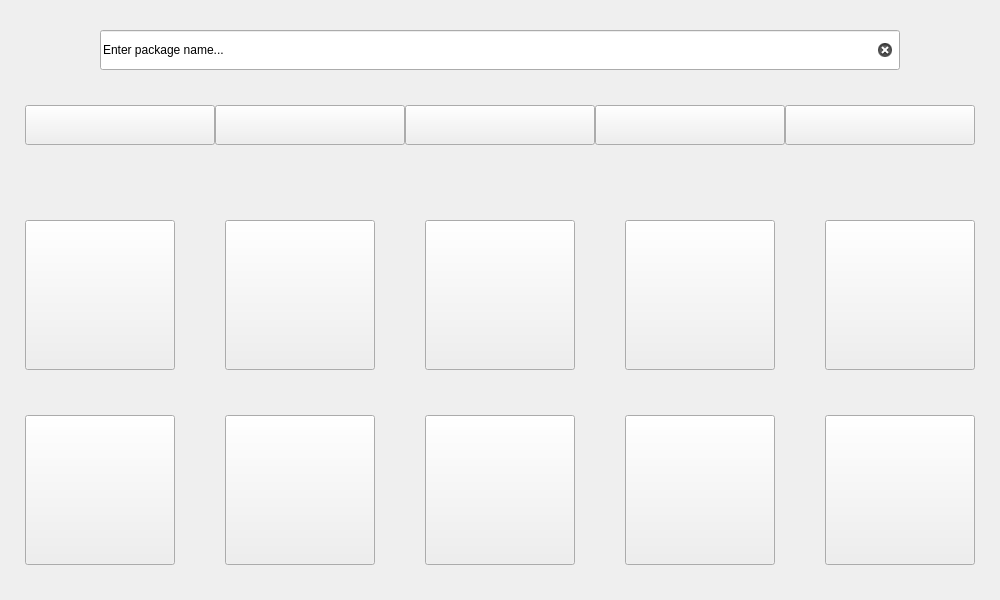
<?xml version="1.0" encoding="UTF-8"?>
<ui version="4.0">
 <class>MainWindow</class>
 <widget class="QMainWindow" name="MainWindow">
  <property name="geometry">
   <rect>
    <x>0</x>
    <y>0</y>
    <width>1000</width>
    <height>600</height>
   </rect>
  </property>
  <property name="sizePolicy">
   <sizepolicy hsizetype="Fixed" vsizetype="Fixed">
    <horstretch>0</horstretch>
    <verstretch>0</verstretch>
   </sizepolicy>
  </property>
  <property name="maximumSize">
   <size>
    <width>1000</width>
    <height>600</height>
   </size>
  </property>
  <property name="windowTitle">
   <string>Sisyphus : Epkg Graphical User Interface</string>
  </property>
  <property name="windowIcon">
   <iconset>
    <normaloff>../icon/window_icon.png</normaloff>../icon/window_icon.png</iconset>
  </property>
  <property name="layoutDirection">
   <enum>Qt::LeftToRight</enum>
  </property>
  <property name="autoFillBackground">
   <bool>true</bool>
  </property>
  <widget class="QWidget" name="sisyphus">
   <property name="sizePolicy">
    <sizepolicy hsizetype="Fixed" vsizetype="Fixed">
     <horstretch>0</horstretch>
     <verstretch>0</verstretch>
    </sizepolicy>
   </property>
   <widget class="QFrame" name="manage">
    <property name="geometry">
     <rect>
      <x>0</x>
      <y>0</y>
      <width>1000</width>
      <height>200</height>
     </rect>
    </property>
    <property name="sizePolicy">
     <sizepolicy hsizetype="Fixed" vsizetype="Fixed">
      <horstretch>0</horstretch>
      <verstretch>0</verstretch>
     </sizepolicy>
    </property>
    <property name="layoutDirection">
     <enum>Qt::LeftToRight</enum>
    </property>
    <property name="autoFillBackground">
     <bool>true</bool>
    </property>
    <property name="frameShape">
     <enum>QFrame::NoFrame</enum>
    </property>
    <property name="frameShadow">
     <enum>QFrame::Plain</enum>
    </property>
    <widget class="QLineEdit" name="input">
     <property name="geometry">
      <rect>
       <x>100</x>
       <y>30</y>
       <width>800</width>
       <height>40</height>
      </rect>
     </property>
     <property name="sizePolicy">
      <sizepolicy hsizetype="Fixed" vsizetype="Fixed">
       <horstretch>0</horstretch>
       <verstretch>0</verstretch>
      </sizepolicy>
     </property>
     <property name="toolTip">
      <string>&lt;html&gt;&lt;head/&gt;&lt;body&gt;&lt;p align=&quot;center&quot;&gt;Enter package name you want to Search/Install/Uninstall&lt;/p&gt;&lt;/body&gt;&lt;/html&gt;</string>
     </property>
     <property name="text">
      <string>Enter package name...</string>
     </property>
     <property name="frame">
      <bool>true</bool>
     </property>
     <property name="alignment">
      <set>Qt::AlignJustify|Qt::AlignVCenter</set>
     </property>
     <property name="clearButtonEnabled">
      <bool>true</bool>
     </property>
    </widget>
    <widget class="QPushButton" name="package_install">
     <property name="geometry">
      <rect>
       <x>215</x>
       <y>105</y>
       <width>190</width>
       <height>40</height>
      </rect>
     </property>
     <property name="sizePolicy">
      <sizepolicy hsizetype="Fixed" vsizetype="Fixed">
       <horstretch>0</horstretch>
       <verstretch>0</verstretch>
      </sizepolicy>
     </property>
     <property name="toolTip">
      <string>&lt;html&gt;&lt;head/&gt;&lt;body&gt;&lt;p align=&quot;center&quot;&gt;Install package(s)&lt;/p&gt;&lt;/body&gt;&lt;/html&gt;</string>
     </property>
     <property name="icon">
      <iconset>
       <normaloff>../icon/package_install.png</normaloff>../icon/package_install.png</iconset>
     </property>
     <property name="iconSize">
      <size>
       <width>32</width>
       <height>32</height>
      </size>
     </property>
    </widget>
    <widget class="QPushButton" name="package_search">
     <property name="geometry">
      <rect>
       <x>25</x>
       <y>105</y>
       <width>190</width>
       <height>40</height>
      </rect>
     </property>
     <property name="sizePolicy">
      <sizepolicy hsizetype="Fixed" vsizetype="Fixed">
       <horstretch>0</horstretch>
       <verstretch>0</verstretch>
      </sizepolicy>
     </property>
     <property name="toolTip">
      <string>&lt;html&gt;&lt;head/&gt;&lt;body&gt;&lt;p align=&quot;center&quot;&gt;Search package(s)&lt;/p&gt;&lt;/body&gt;&lt;/html&gt;</string>
     </property>
     <property name="icon">
      <iconset>
       <normaloff>../icon/package_search.png</normaloff>../icon/package_search.png</iconset>
     </property>
     <property name="iconSize">
      <size>
       <width>32</width>
       <height>32</height>
      </size>
     </property>
    </widget>
    <widget class="QPushButton" name="package_uninstall">
     <property name="geometry">
      <rect>
       <x>405</x>
       <y>105</y>
       <width>190</width>
       <height>40</height>
      </rect>
     </property>
     <property name="sizePolicy">
      <sizepolicy hsizetype="Fixed" vsizetype="Fixed">
       <horstretch>0</horstretch>
       <verstretch>0</verstretch>
      </sizepolicy>
     </property>
     <property name="toolTip">
      <string>&lt;html&gt;&lt;head/&gt;&lt;body&gt;&lt;p align=&quot;center&quot;&gt;Uninstall package(s)&lt;/p&gt;&lt;/body&gt;&lt;/html&gt;</string>
     </property>
     <property name="icon">
      <iconset>
       <normaloff>../icon/package_uninstall.png</normaloff>../icon/package_uninstall.png</iconset>
     </property>
     <property name="iconSize">
      <size>
       <width>32</width>
       <height>32</height>
      </size>
     </property>
    </widget>
    <widget class="QPushButton" name="system_upgrade">
     <property name="geometry">
      <rect>
       <x>595</x>
       <y>105</y>
       <width>190</width>
       <height>40</height>
      </rect>
     </property>
     <property name="sizePolicy">
      <sizepolicy hsizetype="Fixed" vsizetype="Fixed">
       <horstretch>0</horstretch>
       <verstretch>0</verstretch>
      </sizepolicy>
     </property>
     <property name="toolTip">
      <string>&lt;html&gt;&lt;head/&gt;&lt;body&gt;&lt;p align=&quot;center&quot;&gt;Upgrade system&lt;/p&gt;&lt;/body&gt;&lt;/html&gt;</string>
     </property>
     <property name="icon">
      <iconset>
       <normaloff>../icon/system_upgrade.png</normaloff>../icon/system_upgrade.png</iconset>
     </property>
     <property name="iconSize">
      <size>
       <width>32</width>
       <height>32</height>
      </size>
     </property>
    </widget>
    <widget class="QPushButton" name="orphans_remove">
     <property name="geometry">
      <rect>
       <x>785</x>
       <y>105</y>
       <width>190</width>
       <height>40</height>
      </rect>
     </property>
     <property name="sizePolicy">
      <sizepolicy hsizetype="Fixed" vsizetype="Fixed">
       <horstretch>0</horstretch>
       <verstretch>0</verstretch>
      </sizepolicy>
     </property>
     <property name="toolTip">
      <string>&lt;html&gt;&lt;head/&gt;&lt;body&gt;&lt;p align=&quot;center&quot;&gt;Remove orphan packages&lt;/p&gt;&lt;/body&gt;&lt;/html&gt;</string>
     </property>
     <property name="icon">
      <iconset>
       <normaloff>../icon/remove_orphans.png</normaloff>../icon/remove_orphans.png</iconset>
     </property>
     <property name="iconSize">
      <size>
       <width>32</width>
       <height>32</height>
      </size>
     </property>
    </widget>
   </widget>
   <widget class="QFrame" name="browse">
    <property name="geometry">
     <rect>
      <x>0</x>
      <y>200</y>
      <width>1000</width>
      <height>400</height>
     </rect>
    </property>
    <property name="frameShape">
     <enum>QFrame::NoFrame</enum>
    </property>
    <property name="frameShadow">
     <enum>QFrame::Plain</enum>
    </property>
    <widget class="QPushButton" name="category_accesories">
     <property name="geometry">
      <rect>
       <x>25</x>
       <y>20</y>
       <width>150</width>
       <height>150</height>
      </rect>
     </property>
     <property name="toolTip">
      <string>&lt;html&gt;&lt;head/&gt;&lt;body&gt;&lt;p align=&quot;center&quot;&gt;Browse Accesories Category&lt;/p&gt;&lt;/body&gt;&lt;/html&gt;</string>
     </property>
     <property name="icon">
      <iconset>
       <normaloff>../icon/category_accessories.png</normaloff>../icon/category_accessories.png</iconset>
     </property>
     <property name="iconSize">
      <size>
       <width>64</width>
       <height>64</height>
      </size>
     </property>
    </widget>
    <widget class="QPushButton" name="category_games">
     <property name="geometry">
      <rect>
       <x>425</x>
       <y>20</y>
       <width>150</width>
       <height>150</height>
      </rect>
     </property>
     <property name="toolTip">
      <string>&lt;html&gt;&lt;head/&gt;&lt;body&gt;&lt;p align=&quot;center&quot;&gt;Browse Games Category&lt;/p&gt;&lt;/body&gt;&lt;/html&gt;</string>
     </property>
     <property name="icon">
      <iconset>
       <normaloff>../icon/category_games.png</normaloff>../icon/category_games.png</iconset>
     </property>
     <property name="iconSize">
      <size>
       <width>64</width>
       <height>64</height>
      </size>
     </property>
    </widget>
    <widget class="QPushButton" name="category_graphics">
     <property name="geometry">
      <rect>
       <x>625</x>
       <y>20</y>
       <width>150</width>
       <height>150</height>
      </rect>
     </property>
     <property name="toolTip">
      <string>&lt;html&gt;&lt;head/&gt;&lt;body&gt;&lt;p align=&quot;center&quot;&gt;Browse Graphics Category&lt;/p&gt;&lt;/body&gt;&lt;/html&gt;</string>
     </property>
     <property name="icon">
      <iconset>
       <normaloff>../icon/category_graphics.png</normaloff>../icon/category_graphics.png</iconset>
     </property>
     <property name="iconSize">
      <size>
       <width>64</width>
       <height>64</height>
      </size>
     </property>
    </widget>
    <widget class="QPushButton" name="category_internet">
     <property name="geometry">
      <rect>
       <x>825</x>
       <y>20</y>
       <width>150</width>
       <height>150</height>
      </rect>
     </property>
     <property name="toolTip">
      <string>&lt;html&gt;&lt;head/&gt;&lt;body&gt;&lt;p align=&quot;center&quot;&gt;Browse Internet Category&lt;/p&gt;&lt;/body&gt;&lt;/html&gt;</string>
     </property>
     <property name="icon">
      <iconset>
       <normaloff>../icon/category_internet.png</normaloff>../icon/category_internet.png</iconset>
     </property>
     <property name="iconSize">
      <size>
       <width>64</width>
       <height>64</height>
      </size>
     </property>
    </widget>
    <widget class="QPushButton" name="category_multimedia">
     <property name="geometry">
      <rect>
       <x>25</x>
       <y>215</y>
       <width>150</width>
       <height>150</height>
      </rect>
     </property>
     <property name="toolTip">
      <string>&lt;html&gt;&lt;head/&gt;&lt;body&gt;&lt;p align=&quot;center&quot;&gt;Browse Multimedia Category&lt;/p&gt;&lt;/body&gt;&lt;/html&gt;</string>
     </property>
     <property name="icon">
      <iconset>
       <normaloff>../icon/category_multimedia.png</normaloff>../icon/category_multimedia.png</iconset>
     </property>
     <property name="iconSize">
      <size>
       <width>64</width>
       <height>64</height>
      </size>
     </property>
    </widget>
    <widget class="QPushButton" name="category_office">
     <property name="geometry">
      <rect>
       <x>225</x>
       <y>215</y>
       <width>150</width>
       <height>150</height>
      </rect>
     </property>
     <property name="toolTip">
      <string>&lt;html&gt;&lt;head/&gt;&lt;body&gt;&lt;p align=&quot;center&quot;&gt;Browse Office Category&lt;/p&gt;&lt;/body&gt;&lt;/html&gt;</string>
     </property>
     <property name="icon">
      <iconset>
       <normaloff>../icon/category_office.png</normaloff>../icon/category_office.png</iconset>
     </property>
     <property name="iconSize">
      <size>
       <width>64</width>
       <height>64</height>
      </size>
     </property>
    </widget>
    <widget class="QPushButton" name="category_system">
     <property name="geometry">
      <rect>
       <x>425</x>
       <y>215</y>
       <width>150</width>
       <height>150</height>
      </rect>
     </property>
     <property name="toolTip">
      <string>&lt;html&gt;&lt;head/&gt;&lt;body&gt;&lt;p align=&quot;center&quot;&gt;Browse System Category&lt;/p&gt;&lt;/body&gt;&lt;/html&gt;</string>
     </property>
     <property name="icon">
      <iconset>
       <normaloff>../icon/category_system.png</normaloff>../icon/category_system.png</iconset>
     </property>
     <property name="iconSize">
      <size>
       <width>64</width>
       <height>64</height>
      </size>
     </property>
    </widget>
    <widget class="QPushButton" name="category_development">
     <property name="geometry">
      <rect>
       <x>225</x>
       <y>20</y>
       <width>150</width>
       <height>150</height>
      </rect>
     </property>
     <property name="toolTip">
      <string>&lt;html&gt;&lt;head/&gt;&lt;body&gt;&lt;p align=&quot;center&quot;&gt;Browse Development Category&lt;/p&gt;&lt;/body&gt;&lt;/html&gt;</string>
     </property>
     <property name="icon">
      <iconset>
       <normaloff>../icon/category_development.png</normaloff>../icon/category_development.png</iconset>
     </property>
     <property name="iconSize">
      <size>
       <width>64</width>
       <height>64</height>
      </size>
     </property>
    </widget>
    <widget class="QPushButton" name="category_everything">
     <property name="geometry">
      <rect>
       <x>625</x>
       <y>215</y>
       <width>150</width>
       <height>150</height>
      </rect>
     </property>
     <property name="toolTip">
      <string>&lt;html&gt;&lt;head/&gt;&lt;body&gt;&lt;p align=&quot;center&quot;&gt;Browse All Packages&lt;/p&gt;&lt;/body&gt;&lt;/html&gt;</string>
     </property>
     <property name="icon">
      <iconset>
       <normaloff>../icon/category_all.png</normaloff>../icon/category_all.png</iconset>
     </property>
     <property name="iconSize">
      <size>
       <width>64</width>
       <height>64</height>
      </size>
     </property>
    </widget>
    <widget class="QPushButton" name="category_local">
     <property name="geometry">
      <rect>
       <x>825</x>
       <y>215</y>
       <width>150</width>
       <height>150</height>
      </rect>
     </property>
     <property name="toolTip">
      <string>&lt;html&gt;&lt;head/&gt;&lt;body&gt;&lt;p align=&quot;center&quot;&gt;Browse Installed Packages&lt;/p&gt;&lt;/body&gt;&lt;/html&gt;</string>
     </property>
     <property name="text">
      <string/>
     </property>
     <property name="icon">
      <iconset>
       <normaloff>../icon/category_local.png</normaloff>../icon/category_local.png</iconset>
     </property>
     <property name="iconSize">
      <size>
       <width>64</width>
       <height>64</height>
      </size>
     </property>
    </widget>
   </widget>
  </widget>
 </widget>
 <tabstops>
  <tabstop>input</tabstop>
  <tabstop>package_search</tabstop>
  <tabstop>package_install</tabstop>
  <tabstop>package_uninstall</tabstop>
  <tabstop>system_upgrade</tabstop>
  <tabstop>orphans_remove</tabstop>
  <tabstop>category_accesories</tabstop>
  <tabstop>category_development</tabstop>
  <tabstop>category_games</tabstop>
  <tabstop>category_graphics</tabstop>
  <tabstop>category_internet</tabstop>
  <tabstop>category_multimedia</tabstop>
  <tabstop>category_office</tabstop>
  <tabstop>category_system</tabstop>
  <tabstop>category_local</tabstop>
  <tabstop>category_everything</tabstop>
 </tabstops>
 <resources/>
 <connections/>
</ui>
